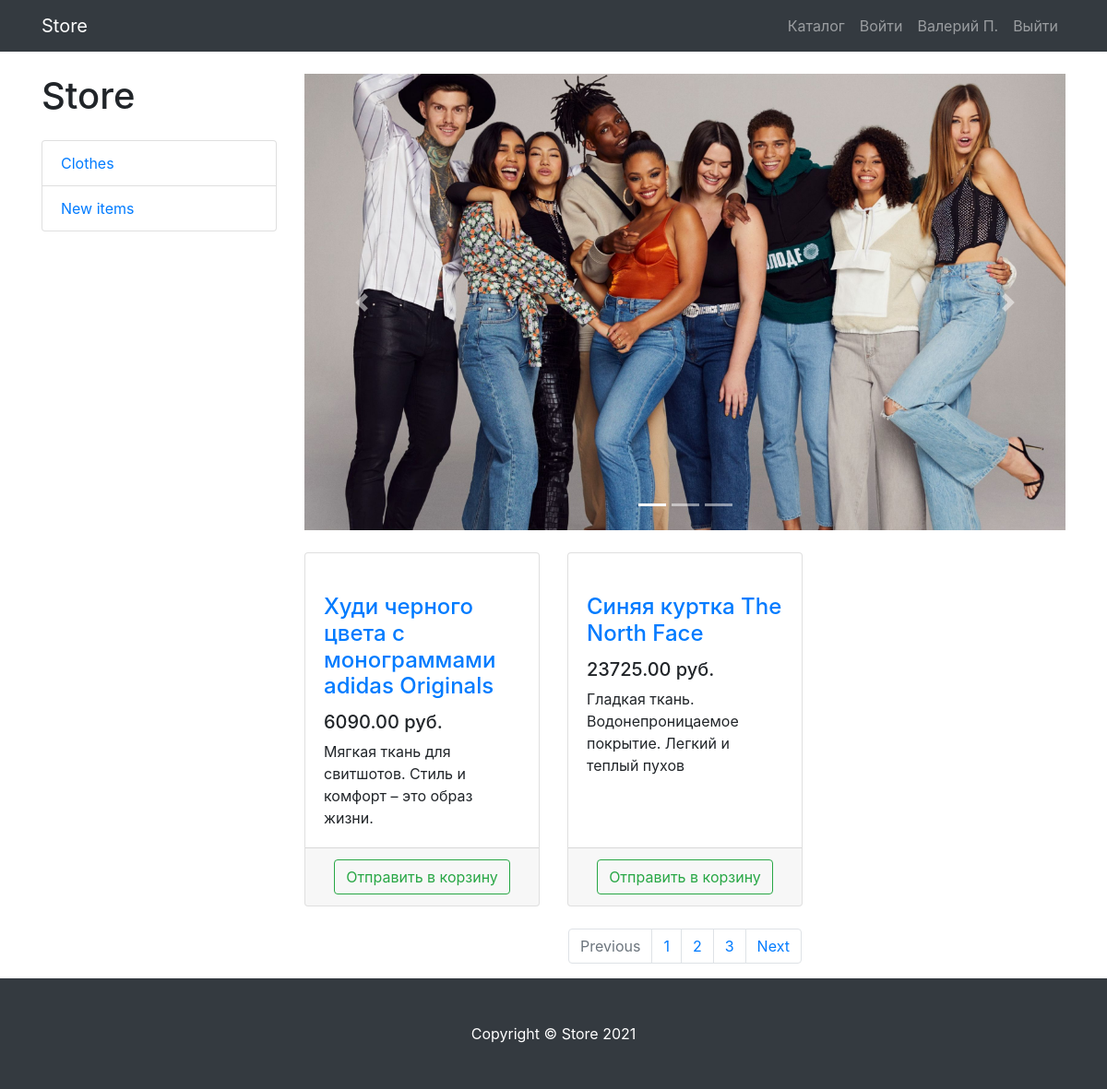
/products/, run on an earlier commit of the app's database.
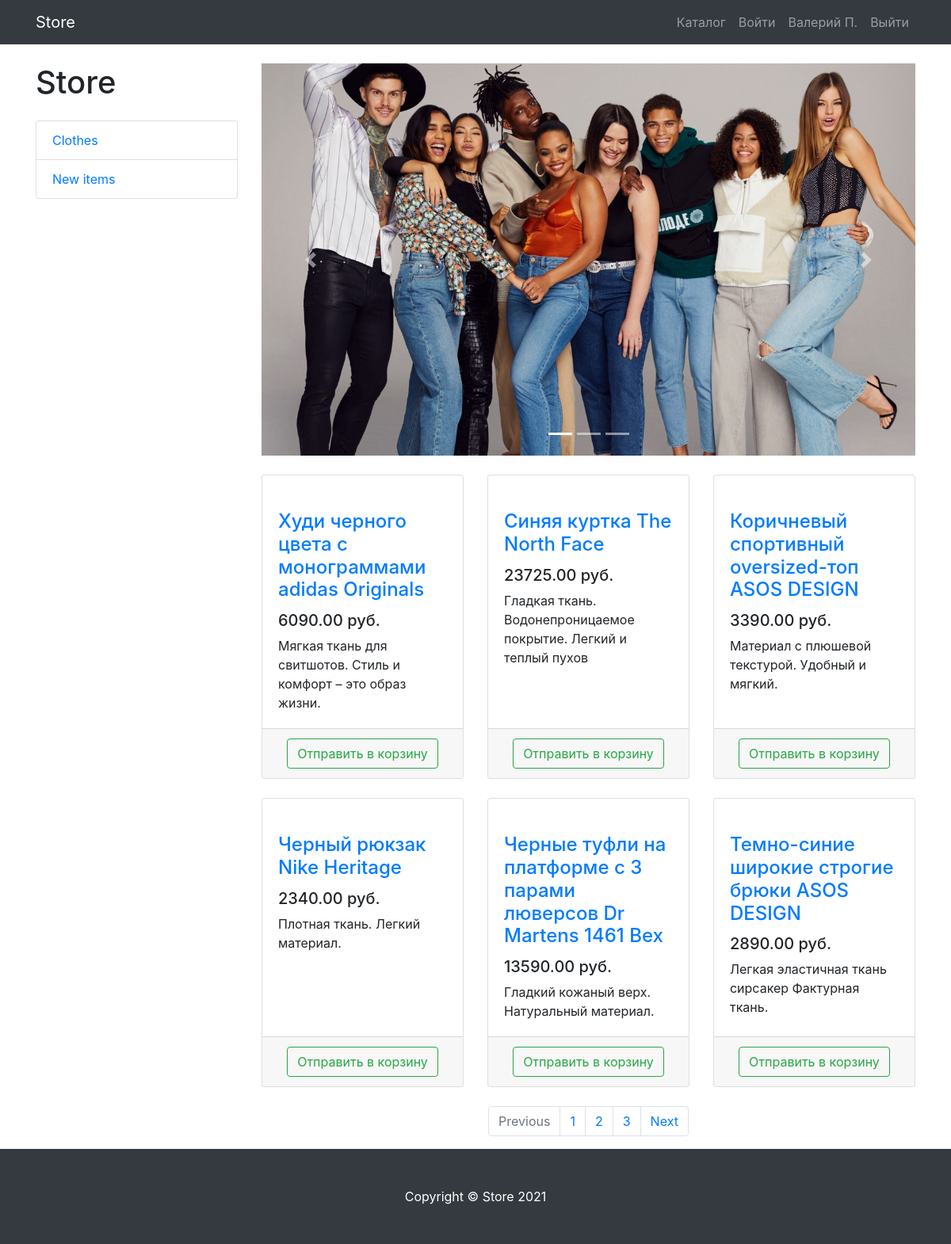
And on a later commit of the database.
### products/models.py (models this page shows, shortened)
class ProductCategory(models.Model):
    name = models.CharField(max_length=64, unique=True)
    description = models.TextField(blank=True)
    class Meta:
        verbose_name_plural = 'Product Categories'

class Product(models.Model):
    name = models.CharField(max_length=256)
    image = models.ImageField(upload_to='products_images', blank=True)
    description = models.TextField(blank=True)
    short_description = models.CharField(max_length=64, blank=True)
    price = models.DecimalField(max_digits=8, decimal_places=2, default=0)
    quantity = models.PositiveIntegerField(default=0)
    category = models.ForeignKey(ProductCategory, on_delete=models.CASCADE)

### products/views.py (the view)
# urls.py: path('products/', products, name='products'),
def products(request):
    context = {
        "title": "Store-Catalog",
        "categories": ProductCategory.objects.all(),
        "products": Product.objects.all(),
    }
    return render(request, 'products/products.html',context)

### products/templates/products/products.html (shortened to what this page needs)
{% extends 'products/base.html' %}
{% load staticfiles %}
{% block css %}
    <link href="{% static 'css/products.css' %}" rel="stylesheet">
{% endblock %}
{% block content %}
<div class="container">
    <div class="row">
        <div class="col-lg-3">
            <h1 class="my-4">Store</h1>
            <div class="list-group">
				{% for category in categories %}
					<a href="#" class="list-group-item">{{ category.name }}</a>
				{% endfor %}
            </div>
        </div>
        <div class="col-lg-9">
            <div id="carouselExampleIndicators" class="carousel slide my-4" data-ride="carousel">
                <ol class="carousel-indicators">
                    <li data-target="#carouselExampleIndicators" data-slide-to="0" class="active"></li>
                    <li data-target="#carouselExampleIndicators" data-slide-to="1"></li>
                    <li data-target="#carouselExampleIndicators" data-slide-to="2"></li>
                </ol>
                <div class="carousel-inner" role="listbox">
                    <div class="carousel-item active">
                        <img class="d-block img-fluid" src="/static/vendor/img/slides/slide-1.jpg" alt="First slide">
                    </div>
                </div>
                <a class="carousel-control-prev" href="#carouselExampleIndicators" role="button" data-slide="prev">
                    <span class="carousel-control-prev-icon" aria-hidden="true"></span>
                </a>
                <a class="carousel-control-next" href="#carouselExampleIndicators" role="button" data-slide="next">
                    <span class="carousel-control-next-icon" aria-hidden="true"></span>
                </a>
            </div>
            <div class="row">
				{% for product in products %}
					<div class="col-lg-4 col-md-6 mb-4">
                    <div class="card h-100">
                        <a href="#">
                        </a>
                        <div class="card-body">
                            <h4 class="card-title">
                                <a href="#">{{ product.name }}</a>
                            </h4>
                            <h5>{{ product.price }} руб.</h5>
                            <p class="card-text">{{ product.short_description }}</p>
                        </div>
                        <div class="card-footer text-center">
                            <button type="button" class="btn btn-outline-success">Отправить в корзину</button>
                        </div>
                    </div>
                </div>
				{% endfor %}
            </div>
            <nav aria-label="Page navigation example">
                <ul class="pagination justify-content-center">
                    <li class="page-item disabled">
                        <a class="page-link" href="#" tabindex="-1" aria-disabled="true">Previous</a>
                    </li>
                    <li class="page-item"><a class="page-link" href="#">1</a></li>
                    <li class="page-item"><a class="page-link" href="#">2</a></li>
                    <li class="page-item"><a class="page-link" href="#">3</a></li>
                    <li class="page-item">
                        <a class="page-link" href="#">Next</a>
                    </li>
                </ul>
            </nav>
        </div>
    </div>
</div>
{% endblock %}
{% block footer %}
<footer class="py-5 bg-dark">
    <div class="container">
        <p class="m-0 text-center text-white">Copyright &copy; Store 2021</p>
    </div>
</footer>
{% endblock %}

### products/templates/products/base.html (shortened to what this page needs)
{% load staticfiles %}
<!DOCTYPE html>
<html lang="en">
<head>
    <link href="{% static 'vendor/bootstrap/css/bootstrap.min.css' %}" rel="stylesheet">
    {% block css %} {% endblock %}
</head>
<body>
<nav class="navbar navbar-expand-lg navbar-dark bg-dark fixed-top">
    <div class="container">
        <a class="navbar-brand" href="{% url 'index' %}">Store</a>
        <div class="collapse navbar-collapse" id="navbarResponsive">
            <ul class="navbar-nav ml-auto">
                <li class="nav-item">
                    <a class="nav-link" href="{% url 'products' %}">Каталог  </a>
                </li>
                <li class="nav-item">
                    <a class="nav-link" href="auth/login.html">Войти </a>
                </li>
                <li class="nav-item">
                    <a class="nav-link" href="auth/profile.html">Валерий П.
                    </a>
                </li>
                <li class="nav-item">
                    <a class="nav-link" href="#">Выйти </a>
                </li>
            </ul>
        </div>
    </div>
</nav>
{% block content %} {% endblock %}
{% block footer %}{% endblock %}
</body>
</html>

### static/css/products.css (style rules this page uses)
body { padding-top: 56px; }

What changed in the data, as far as the page shows it:
added Product: name "Коричневый спортивный oversized-топ ASOS DESIGN", price "3390.00", short_description "Материал с плюшевой текстурой. Удобный и мягкий."
added Product: name "Черный рюкзак Nike Heritage", price "2340.00", short_description "Плотная ткань. Легкий материал."
added Product: name "Черные туфли на платформе с 3 парами люверсов Dr Martens 1461 Bex", price "13590.00", short_description "Гладкий кожаный верх. Натуральный материал."
added Product: name "Темно-синие широкие строгие брюки ASOS DESIGN", price "2890.00", short_description "Легкая эластичная ткань сирсакер Фактурная ткань."
